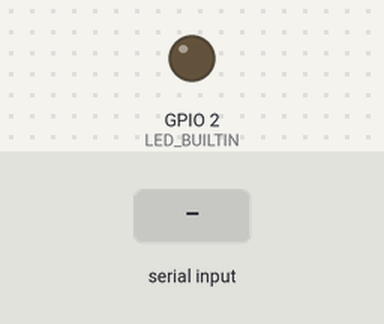
Simulated run of this sketch. Board: ESP32. Shown: output pins drawn as LEDs (lit = HIGH). The inputs (shaded band) are chosen by the test bench. Nothing arrives over Bluetooth unless stated; what the sketch prints to the serial monitor is not drawn.

Above: at 1.2 s.
1.3 s: "1" received over the second serial link
Timing chart, 0 to 4.3 s (numbered marks = the images above; inputs shaded):
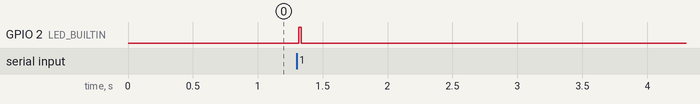

The sketch:

esp32_bt.ino
```cpp
#include "BluetoothSerial.h"
#define LED_BUILTIN 2
#if !defined(CONFIG_BT_ENABLED) || !defined(CONFIG_BLUEDROID_ENABLED)
#error Bluetooth is not enabled! Please run `make menuconfig` to and enable it
#endif

BluetoothSerial SerialBT;

void setup() {
  Serial.begin(115200);
  pinMode(LED_BUILTIN, OUTPUT);
  SerialBT.begin("ESP32test"); //Bluetooth device name
  Serial.println("The device started, now you can pair it with bluetooth!");
}

void loop() {
  if (Serial.available()) {
    SerialBT.write(Serial.read());
  }
  if (SerialBT.available()) {
    Serial.write(SerialBT.read());
    digitalWrite(LED_BUILTIN, HIGH);
  }
  else{
    digitalWrite(LED_BUILTIN, LOW);
  }
  delay(20);
}
```

Measured:
- after the input at 1.3 s, GPIO 2 (LED_BUILTIN): LOW → HIGH at once, → LOW 0.02 s later
